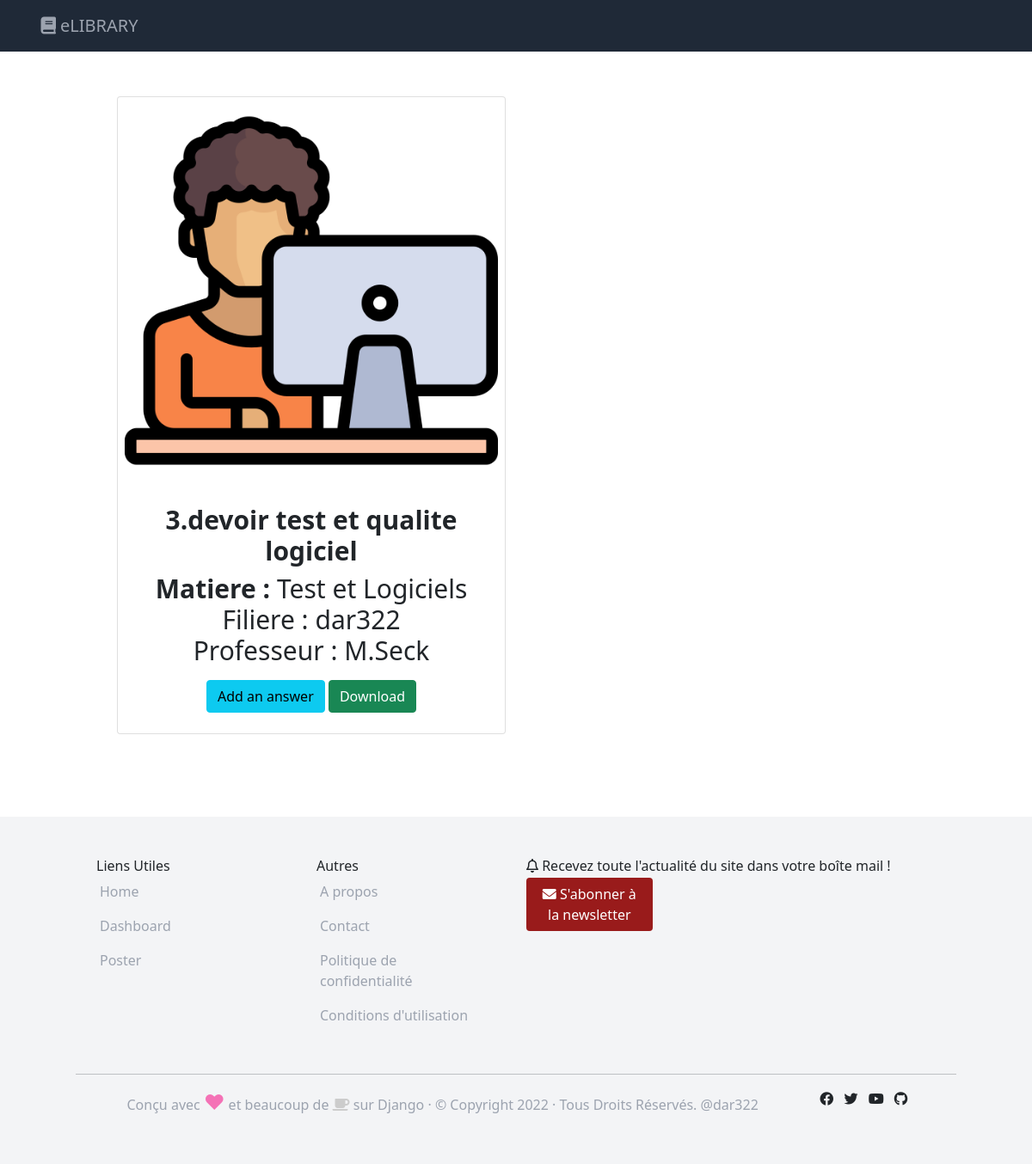
Screenshot of /bibliotheque/epreuve/3 (signed in) with the database file from the repository.
### Biblio/models.py (models this page shows, shortened)
class Super(models.Model):
    intitulet = models.CharField(max_length=200)
    file = models.FileField(upload_to='files')
    class Meta:
        abstract = True

class Epreuve(Super):
    matiere = models.CharField(max_length=200)
    filiere = models.CharField(max_length=200)
    professeur = models.CharField(max_length=200)
    id_user= models.ForeignKey(User, on_delete=models.CASCADE)

### Biblio/views.py (the view)
# urls.py: path('bibliotheque/epreuve/<int:pk>', login_required(details_epreuve), name='details_epreuve'),
def details_epreuve(request, pk):
    template_name = 'Biblio/details.html'  ###Template de view correction
    epreuve = Epreuve.objects.get(pk=pk)
    context = {
        'epreuve': epreuve,
    }
    return render(request=request, template_name=template_name, context=context)

### Biblio/templates/Biblio/details.html (shortened to what this page needs)
{% extends 'layouts/base.html' %}
{% load static %}
{%block content %}
    <div class="container p-5 mt-5 mb-5 text-center">
        <div class="row">
        <div class="col-10 col-lg-6">
                <div class="card mt-3 rounded">
                    <div class="align-items-center p-2 text-center">
                        <img src="{% static 'images/dev.png' %}" alt="" class="card-img-top rounded" width="160">
                        <div class="card-body mt-3 info">
                            <h5 class="card-title text-3xl"><strong>{{ epreuve.id }}.{{ epreuve.intitulet }}</strong></h5>
                            <p class="card-text text-3xl d-block"> <strong>Matiere :</strong> {{ epreuve.matiere }} </p>
                            <p class="card-text text-3xl d-block"> Filiere : {{epreuve.filiere }} </p>
                            <p class="card-text text-3xl d-block"> Professeur : {{ epreuve.professeur }} </p>
                            <div class="col mt-3">
                                <a href="{% url 'add_correction' epreuve.id %}" class="btn btn-info">Add an answer</a>
                                <a href="{% url 'home' %}" class="btn btn-success">Download </a>
                            </div>
                        </div>
                    </div>
                </div>
            </div>
        </div>
    </div>
{% endblock %}

### rows the page displays
Epreuve: id "3", intitulet "devoir test et qualite logiciel", matiere "Test et Logiciels", filiere "dar322", professeur "M.Seck"
